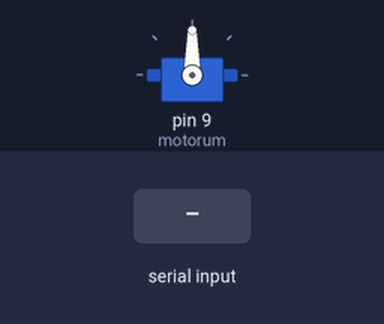
A sketch run on a simulated Arduino Uno, built with avr-gcc and run on an emulated ATmega328P. Shown: servo. The test bench sets the inputs (shaded band). What the sketch prints to the serial monitor is not drawn.

Above: at 1.2 s.
1.3 s: "2" received over Serial
At 1.45 s:
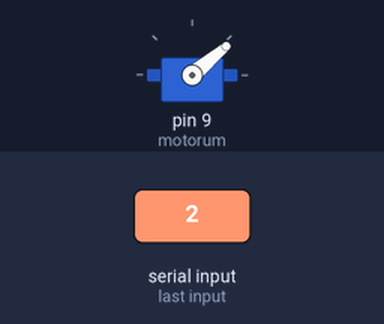
At 2.05 s:
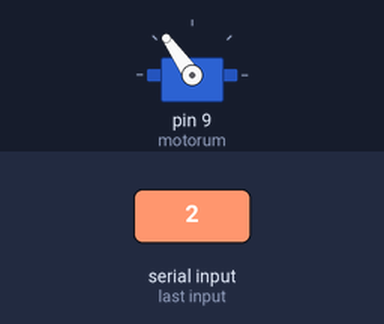
4.3 s: "1" received over Serial
At 5.38 s:
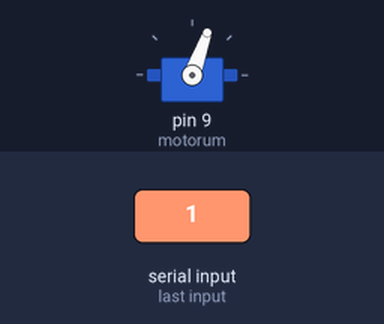
7.3 s: "0" received over Serial
Timing chart, 0 to 10.3 s (numbered marks = the images above; inputs shaded):
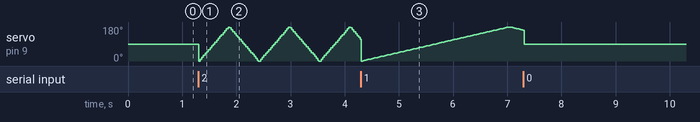

The sketch:

machineGuardArduino.ino
```cpp
#include <Servo.h>

Servo motorum;
char durum = '0'; // Başlangıçta 0 (Dur/Kırmızı) modunda başlar

void setup() {
  motorum.attach(9); // Motorun sinyal kablosu 9. pine takılı
  Serial.begin(9600);
  motorum.write(90); // Başlangıç pozisyonu
  Serial.println("Komutlar: 2 (Yesil-Hizli), 1 (Sari-Yavas), 0 (Kirmizi-Dur)");
}

void loop() {
  // Yeni bir komut geldi mi diye kontrol et
  if (Serial.available() > 0) {
    char gelen = Serial.read();

    // Python'dan 0, 1 veya 2 karakterleri geldiğinde durumu güncelle
    // (Python "\n" gibi alt satır karakterleri de gönderir, onları yoksayıyoruz)
    if (gelen == '2' || gelen == '1' || gelen == '0') {
      durum = gelen;
    }
  }

  // YEŞİL (Hızlı Hareket - Python'dan 2 gelirse)
  if (durum == '2') {
    for (int aci = 0; aci <= 180; aci += 5) {
      motorum.write(aci);
      delay(15);
      if (Serial.available() > 0) break; // Yeni komut gelirse hareketi kes
    }
    for (int aci = 180; aci >= 0; aci -= 5) {
      motorum.write(aci);
      delay(15);
      if (Serial.available() > 0) break;
    }
  }

  // SARI (Yavaş Hareket - Python'dan 1 gelirse)
  else if (durum == '1') {
    for (int aci = 0; aci <= 180; aci += 2) {
      motorum.write(aci);
      delay(30);
      if (Serial.available() > 0) break;
    }
    for (int aci = 180; aci >= 0; aci -= 2) {
      motorum.write(aci);
      delay(30);
      if (Serial.available() > 0) break;
    }
  }

  // KIRMIZI (Dur - Python'dan 0 gelirse)
  else if (durum == '0') {
    motorum.write(90); // 90 derece konumunda sabit dur
    delay(50);
  }
}
```
